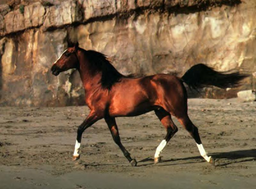
#> input picture midterm1/img/horse001.png, 256 x 189 px, shrunk from 800 x 590 before the run; its folder holds only this picture in this run
$ jupyter execute --allow-errors edge_detection.ipynb
#> lines starting #> are read from the running program, lines starting #| are printed output that depends on the picture
[cell 1]
import matplotlib.pyplot as plt
import numpy as np
import cv2

# Define the edge detection filters

[cell 2]
roberts_x = np.array([[1, 0], [0, -1]])
roberts_x

[cell 3]
roberts_y = np.array([[0, 1], [-1, 0]])
roberts_y

[cell 4]
prewitt_x = np.array([[-1, 0, 1], [-1, 0, 1], [-1, 0, 1]])
prewitt_x

[cell 5]
prewitt_x.T

[cell 6]
sobel_x = np.array([[-1, 0, 1], [-2, 0, 2], [-1, 0, 1]])
sobel_x

[cell 7]
sobel_x.T

[cell 8]
kernels_dict: dict[tuple] = {
    'roberts': (roberts_x, roberts_y),
    'prewitt': (prewitt_x, prewitt_x.T),
    'sobel': (sobel_x, sobel_x.T)
}

# Load the images

[cell 9]
original_images = {}
images_dict: dict = {}
prefix = 'horse00'
extension = 'png'
i = 0
try:
    while True:
        image_path = f'img/{prefix}{i+1}.{extension}'
        original_image = cv2.imread(image_path)
#> original_image is the input picture: shape (189, 256, 3); mean B, G, R 74.1, 100.8, 123.9
        image = cv2.cvtColor(original_image, cv2.COLOR_BGR2GRAY)
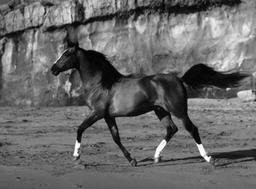
#> image: shape (189, 256); min 0, max 255, mean 104.7
        if image_path not in images_dict:
            images_dict[image_path] = []
        images_dict[image_path] = image
        original_images[image_path] = original_image
        i += 1
except:
    pass


# Display the original images
i = 0
_, axes = plt.subplots(1, len(original_images), figsize=(12, 4))
#> (the rest of this cell did not finish here and is left out)

# Apply convolution

[cell 10]
def apply_convolution(image, kernel):
    '''
    Apply a 2D convolution with padding technique.

    Params:
    - image: image to be convolved.
    - kernel: convolution kernel.

    Returns: the image resulted from the convolution.
    '''
    # Height and width of the image
    h, w = image.shape
    # Height and width of the kernel
    kh, kw = kernel.shape
    # Calculate the padding size (e.g. with a 5x5 kernel -> pad_h=2 and pad_w=2)
    pad_h = kh // 2
    pad_w = kw // 2

    # Apply padding to the image to avoid pixels' loss
    padded_image = np.pad(image, pad_width=((pad_h, pad_h), (pad_w, pad_w)), mode='constant', constant_values=0)

    # Perform the convolution applying the kernel to the padded image
    new_img = np.zeros((h, w))
    for i in range(h):
        for j in range(w):
            region = padded_image[i:i+kh, j:j+kw]
            new_img[i, j] = np.sum(region * kernel)

    return new_img


# Initializations
edges_images: dict[dict[list]] = {}

# For each image are performed the sqrt of the square root of the results of convolution (for each type of kernel)
for img_path, image in images_dict.items():
    if img_path not in edges_images:
        edges_images[img_path] = {'original': image}

    # Apply convolution for each kernel
    for kernel_name, kernel_xy in kernels_dict.items():
        kernel_x, kernel_y = kernel_xy
        if kernel_name not in edges_images[img_path]:
            edges_images[img_path][kernel_name] = []
        convolved_image = np.sqrt(apply_convolution(image, kernel_x)**2 + apply_convolution(image, kernel_y)**2)
        edges_images[img_path][kernel_name] = (convolved_image / np.max(convolved_image)) * 255
#> this loop made 1 pass
#> img_path on pass 1: 'img/horse001.png'
#> pass 1, in apply_convolution, `padded_image = np.pad(image, pad_width=((pad_h, pad_h), (pad_w, pad_w)..`:
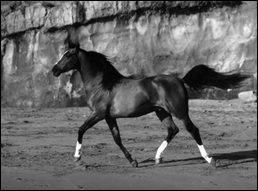
#> padded_image: shape (191, 258); min 0, max 255, mean 102.8
#> after the loop, edges_images = 1 item

# Show the resulted images

[cell 11]
# Iteration on the resulting images to plot them
for img_path, kernels_dict in edges_images.items():
    _, axes = plt.subplots(1, len(kernels_dict.keys()), figsize=(12, 4))
    i = 0
    for kernel_name, images in kernels_dict.items():
        axes[i].imshow(kernels_dict[kernel_name], cmap='gray')
        axes[i].set_title(str(kernel_name).capitalize())
        axes[i].axis('off')
        i += 1
    plt.show()
#> this loop made 1 pass
#> img_path on pass 1: 'img/horse001.png'
#> pass 1, `plt.show()`:
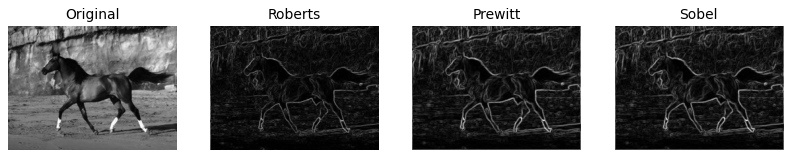
#> figure drawn by matplotlib, 4 panels
